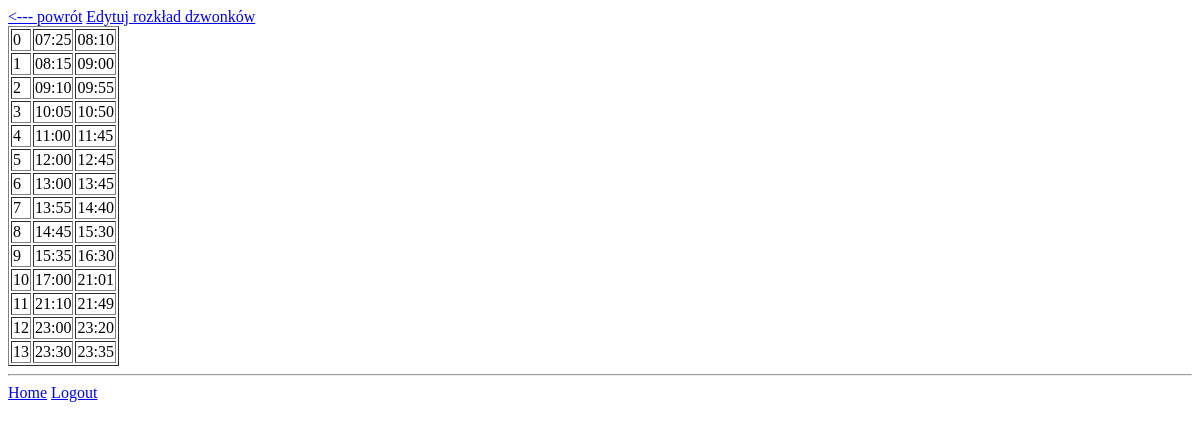
Page /school/bells/ (signed in) on the earlier database version.
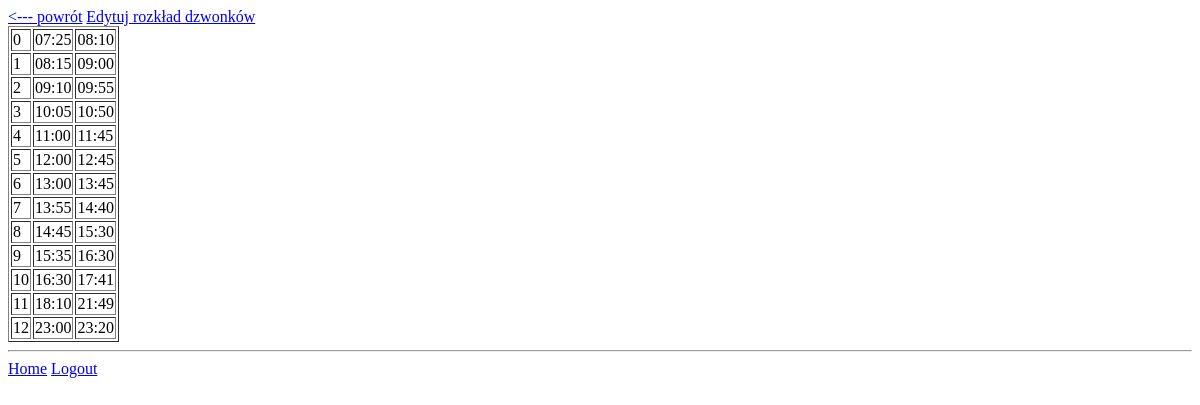
Same page on the later database version.
### teacher/models.py (models this page shows, shortened)
class Bell(models.Model):
    school = models.ForeignKey(School, on_delete=models.CASCADE)
    number_of_lesson = models.IntegerField()
    start_time = models.TimeField()
    end_time = models.TimeField()

### teacher/decorators.py (the view)
    def wrapper_func(request, *args, **kwargs):
        if Teacher.objects.filter(user=request.user):
            if request.user.teacher.is_headmaster:
                return view_func(request, *args, **kwargs)
        return redirect('home')

### teacher/models.py (called while the page is built)
    @property
    def is_headmaster(self):
        if Headmaster.objects.filter(teacher=self):
            return True
        return False

### teacher/views.py (called while the page is built)
@headmaster_only
def bells_view(request):
    qs = Bell.objects.filter(school=request.user.teacher.school).order_by('number_of_lesson').all()
    context = {
        'qs': qs
    }
    return render(request, 'teacher/bells.html', context)

### templates/teacher/bells.html (shortened to what this page needs)
{% extends 'base.html' %}
{% block content %}
<a href="{% url 'headmaster_panel' %}"><--- powrót</a>
<table border="1">
{% for bell in qs %}
    <tr>
    <td>{{ bell.number_of_lesson }}</td>
    <td>{{ bell.start_time|date:"H:i" }}</td>
    <td>{{ bell.end_time|date:"H:i" }}</td>
    </tr>
{% endfor %}
<a href="{% url 'edit_bells' %}">{% if request.user.teacher.school.bell_set %}Edytuj{% else %}Dodaj{% endif %} rozkład dzwonków</a>
</table>
{% endblock %}

### templates/base.html (shortened to what this page needs)
{% load static %}
<!DOCTYPE html>
<html lang="en">
<head>
</head>
<body>
{% block content %}
{% endblock %}
<hr>
<a href="{% url "home" %}">Home</a>
{% if request.user.is_authenticated %}
    <a href="{% url 'logout' %}">Logout</a>
{% else %}
    <a href="{% url 'login' %}">Login</a>
    <a href="{% url 'register' %}">Register</a>
{% endif %}
</body>
</html>

Differences in the rows shown:
removed Bell: number_of_lesson "13", start_time "23:30", end_time "23:35"
changed Bell (number 11 of 13 on the later page): start_time "17:00" → "16:30"; end_time "21:01" → "17:41"
changed Bell (number 12 of 13 on the later page): start_time "21:10" → "18:10"
